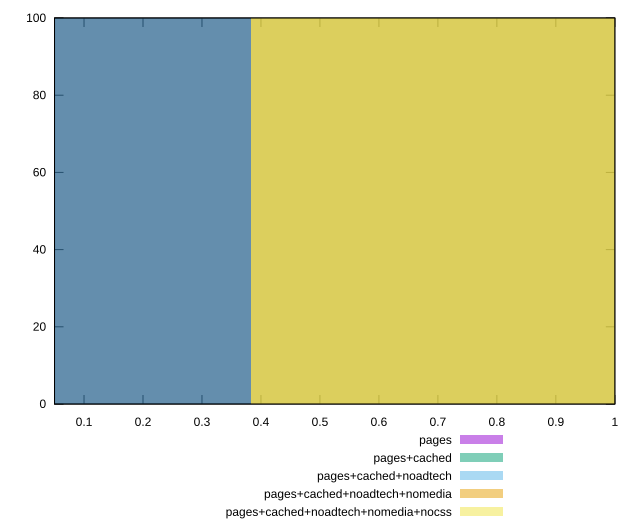

Recreate this plot in gnuplot.
reset

$pages <<EOF
0 100
EOF

$pagesCached <<EOF
0 100
EOF

$pagesCachedNoadtech <<EOF
0.7676581806773011 100
EOF

$pagesCachedNoadtechNomedia <<EOF
0.7676581806773011 100
EOF

$pagesCachedNoadtechNomediaNocss <<EOF
0.7676581806773011 100
EOF

set key outside below
set boxwidth 0.7676581806773011
set xrange [0.05:1]
set yrange [0:100]
set trange [0:100]
set style fill transparent solid 0.5 noborder
set terminal svg size 640, 530 enhanced background rgb 'white'
set output "report_00011_2021-02-09T10:53:21.242Z/interactive/comparison/histogram/all_score.svg"

plot $pages title "pages" with boxes, \
     $pagesCached title "pages+cached" with boxes, \
     $pagesCachedNoadtech title "pages+cached+noadtech" with boxes, \
     $pagesCachedNoadtechNomedia title "pages+cached+noadtech+nomedia" with boxes, \
     $pagesCachedNoadtechNomediaNocss title "pages+cached+noadtech+nomedia+nocss" with boxes

reset
